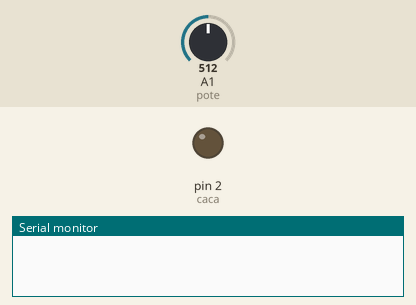
Recording of a sketch running on a simulated Arduino Uno, built with avr-gcc and run on an emulated ATmega328P. Parts: output pins drawn as LEDs (lit = HIGH), the last lines printed to the serial monitor. The inputs (shaded band) are chosen by the test bench; at power-on: A1 (pote) = 512.

Above: at 0.1 s.
At 3.6 s:
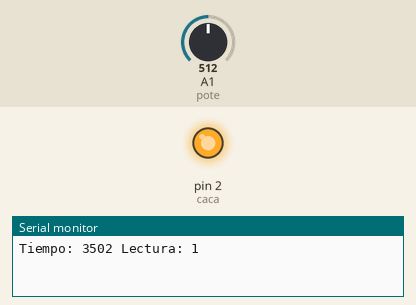
Timing chart, 0 to 5.1 s (numbered marks = the images above):
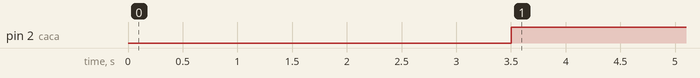

The sketch:

generador_lanari_delay.ino
```cpp
int pote= A1;
int caca = 2;

void setup() {
  pinMode(A1,INPUT);
  pinMode(caca,OUTPUT);
  Serial.begin(9600);
}

void loop() {
  int poteValue= analogRead(pote);
  int timer = map(poteValue,0,1023,1000,6000);
  delay(timer);
  digitalWrite(caca,HIGH);
  Serial.print("Tiempo: ");
  Serial.print(timer);
  Serial.print(" Lectura: ");
  Serial.print(digitalRead(caca));
  Serial.println();
}
```

Measured:
- by itself, pin 2 (caca): LOW → HIGH at 3.5 s
